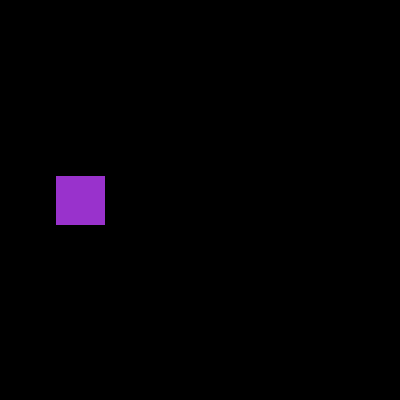
Frame 1 (no input)
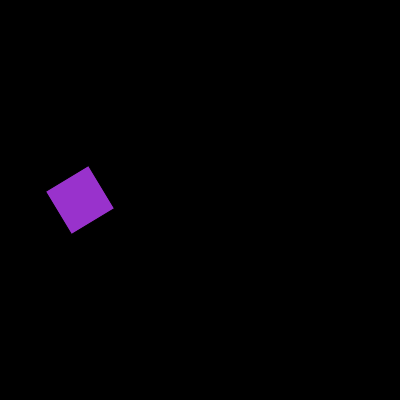
Frame 60 (the mouse pressed at the canvas centre just before this capture)
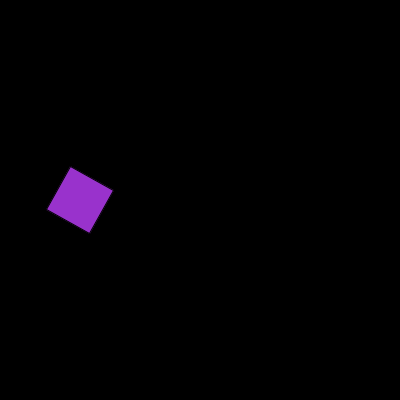
Frame 120 (the mouse held since frame 60 and released just before this capture)

The Processing sketch that drew these frames (run headless with seeded random() and noise(); from frame 60 on, the mouse is pressed at the canvas centre):

// Processing sketch: week3_sketch1
// ── week3_sketch1.pde
float angleOne = 0;
float angleTwo = 0;

float xpos = 80; //location of square. 80 from the side 
float xstep = 60; //space between the squares 

void setup() {
    size(400,400);
    rectMode(CENTER); //draws it in the center
}

void draw(){
    background(0); //black background
    
    pushMatrix();
      fill(153, 50, 204);
      translate(xpos + (xstep*0), height/2);
      rotate(radians(angleOne));
      rect(0, 0, 50, 50); //first 2 coords are where the square is gonna be and second 2 are the size
      angleOne = angleOne +1; //adding 1 to itself do it rotates
      popMatrix();
}      
